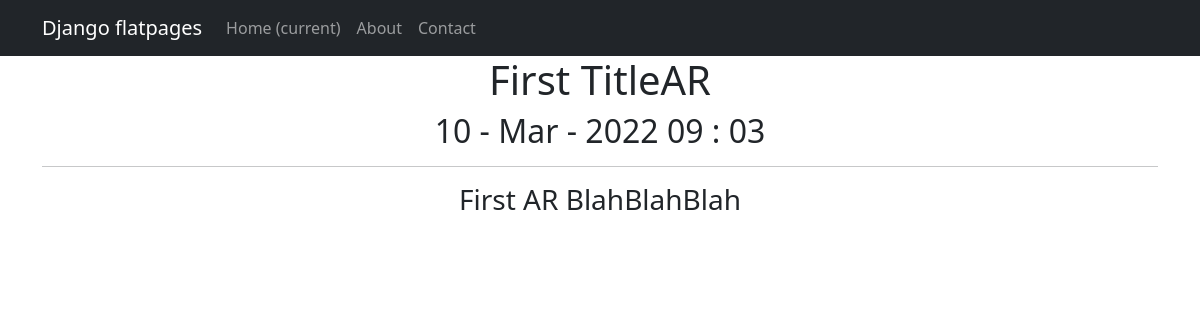
The page /news/2 on the database its author committed.
### News/models.py (models this page shows, shortened)
class Post (models.Model):
    author = models.ForeignKey(Author, on_delete=models.CASCADE)
    NEWS = 'NW'
    ARTICLE = 'AR'
    CATEGORY_CHOICES = (
        (NEWS, 'Новость'),
        (ARTICLE, 'Статья'),
    )
    categoryType = models.CharField(max_length=2, choices=CATEGORY_CHOICES, default=ARTICLE)
    dateCreation = models.DateTimeField(auto_now_add=True)
    postCategory = models.ManyToManyField(Category, through='PostCategory')
    title = models.CharField(max_length=128)
    text = models.TextField()
    rating = models.SmallIntegerField(default=0)

### News/views.py (the view)
# urls.py: path('<int:pk>', PostDetail.as_view())
class PostDetail(DetailView):
    model = Post
    template_name = "post.html"
    context_object_name = "post"

### News/templatetags/custom_filters.py (called while the page is built)
@register.filter(name='Censor')
def censor(value):
    cens = ['брань', 'Third']
    for i in cens:
        if i in value:
            value = value.replace(i, '***')
    return value

### templates/post.html (shortened to what this page needs)
{% extends 'NewsPortal/default.html' %}
{% load custom_filters %}
{% block content %}
<h1>{{ post.title|Censor }}</h1>
<h2> {{ post.dateCreation|date:'d - M - Y h : m' }} </h2>
<hr>
<h3> {{ post.text|Censor }} </h3>
{% endblock content %}

### rows shown on the page
Post: title|Censor "First TitleAR", dateCreation "10 - Mar - 2022 09 : 03", text|Censor "First AR BlahBlahBlah"
